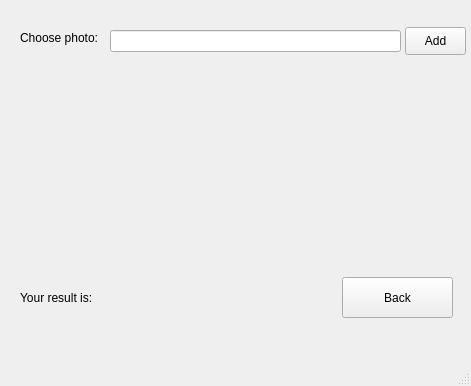
<?xml version="1.0" encoding="UTF-8"?>
<ui version="4.0">
 <class>MainWindow</class>
 <widget class="QMainWindow" name="MainWindow">
  <property name="geometry">
   <rect>
    <x>0</x>
    <y>0</y>
    <width>471</width>
    <height>386</height>
   </rect>
  </property>
  <property name="windowTitle">
   <string>MainWindow</string>
  </property>
  <widget class="QWidget" name="centralwidget">
   <widget class="QLabel" name="label_2">
    <property name="geometry">
     <rect>
      <x>20</x>
      <y>30</y>
      <width>91</width>
      <height>16</height>
     </rect>
    </property>
    <property name="text">
     <string>Choose photo:</string>
    </property>
   </widget>
   <widget class="QLineEdit" name="lineEdit">
    <property name="geometry">
     <rect>
      <x>110</x>
      <y>30</y>
      <width>291</width>
      <height>22</height>
     </rect>
    </property>
   </widget>
   <widget class="QLabel" name="label_3">
    <property name="geometry">
     <rect>
      <x>140</x>
      <y>80</y>
      <width>168</width>
      <height>168</height>
     </rect>
    </property>
    <property name="text">
     <string/>
    </property>
   </widget>
   <widget class="QPushButton" name="pushButton">
    <property name="geometry">
     <rect>
      <x>342</x>
      <y>277</y>
      <width>111</width>
      <height>41</height>
     </rect>
    </property>
    <property name="text">
     <string>Back</string>
    </property>
   </widget>
   <widget class="QPushButton" name="pushButton_2">
    <property name="geometry">
     <rect>
      <x>405</x>
      <y>27</y>
      <width>61</width>
      <height>28</height>
     </rect>
    </property>
    <property name="text">
     <string>Add</string>
    </property>
   </widget>
   <widget class="QLabel" name="label">
    <property name="geometry">
     <rect>
      <x>20</x>
      <y>290</y>
      <width>91</width>
      <height>16</height>
     </rect>
    </property>
    <property name="text">
     <string>Your result is:</string>
    </property>
   </widget>
   <widget class="QLabel" name="label_4">
    <property name="geometry">
     <rect>
      <x>110</x>
      <y>290</y>
      <width>55</width>
      <height>16</height>
     </rect>
    </property>
    <property name="text">
     <string/>
    </property>
   </widget>
  </widget>
  <widget class="QMenuBar" name="menubar">
   <property name="geometry">
    <rect>
     <x>0</x>
     <y>0</y>
     <width>471</width>
     <height>26</height>
    </rect>
   </property>
  </widget>
  <widget class="QStatusBar" name="statusbar"/>
 </widget>
 <resources/>
 <connections/>
</ui>
